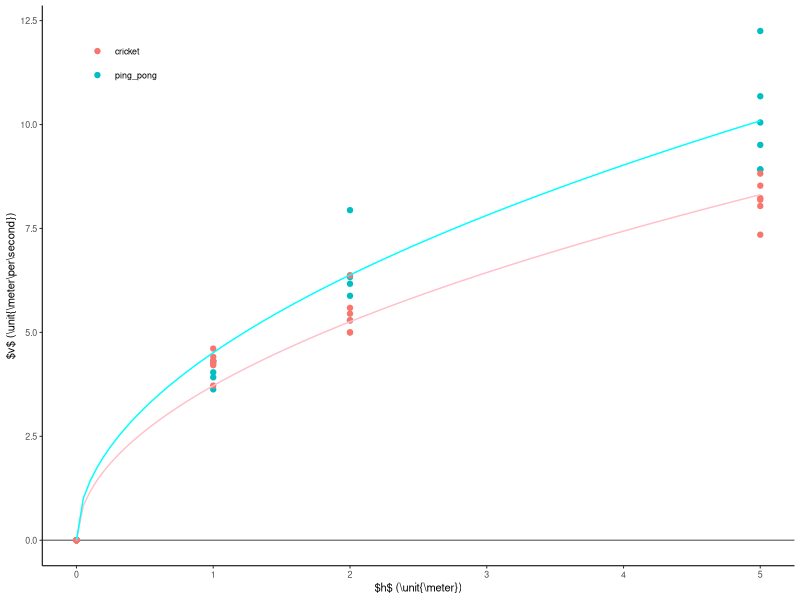

Here is the R script that generated this plot:
library(ggplot2)
library(dplyr)

raw <- read.csv('vdata.csv',header=TRUE)
data <- tibble(raw)

# prediction
v_predicted <- function(height_m,g){
  (2*g*height_m)^(0.5)
}


# make plots
fig <- ggplot(data)+
    geom_hline(yintercept=0,color='gray50')+
    geom_point(aes(x=height_m,y=v_ms,color=type))+
    geom_function(fun=v_predicted,args=list(g=6.91),color='pink')+
    geom_function(fun=v_predicted,args=list(g=10.18),color='cyan')+
    theme_classic(base_size=8)+
    xlab('$h$ (\\unit{\\meter})')+
    ylab('$v$ (\\unit{\\meter\\per\\second})')+
    theme(legend.position="inside",
	legend.position.inside=c(0.05,0.95),
	legend.justification.inside=c("left","top"),
	legend.title=element_blank())
	
# save the figure
ggsave("fig1.svg",plot=fig,width=3.4167,height=2,units="in")


# do stats to get g and compare
data <- data %>%
     select(type, height_m, v_ms) %>%
     mutate(vsquared=v_ms^2)
model1 <- lm(vsquared~height_m+0,data)
model2 <- lm(vsquared~height_m:type+0,data)
anova(model1,model2)

# get g for cricket versus ping pong cases
print(summary(lm(vsquared~height_m+0,filter(data,type=='ping_pong'))))
print(summary(lm(vsquared~height_m+0,filter(data,type=='cricket'))))
